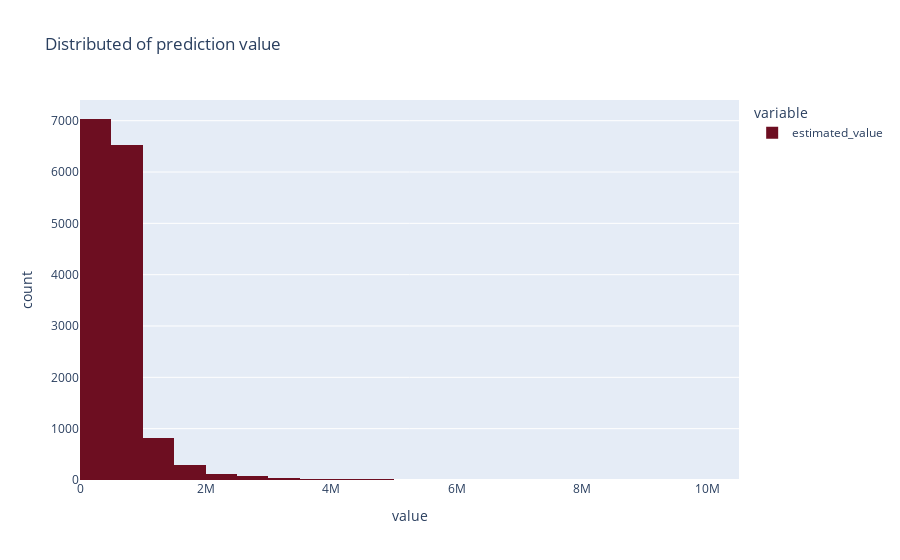

The code cell stored with this chart in its notebook:
### Markdown cell above
### 3.2 Target Distributions

Large of the values focus on `1M` , only 60 values are above `4M` which is the main factor causing the extremely skewness of our data

### Code cell
px.histogram(df.estimated_value, nbins=20, title = 'Distributed of prediction value', color_discrete_sequence=["#6D0E21"])

### Figure 1 — Plotly figure (JSON) as saved in the notebook; plotly's stock layout.template omitted (floating-point values rounded to 4 significant figures; data arrays with more than 128 entries replaced by an {"elided": "..."} marker saying what was removed)
{"data": [{"alignmentgroup": "True", "bingroup": "x", "hovertemplate": "variable=estimated_value<br>value=%{x}<br>count=%{y}<extra></extra>", "legendgroup": "estimated_value", "marker": {"color": "#6D0E21", "pattern": {"shape": ""}}, "name": "estimated_value", "nbinsx": 20, "offsetgroup": "estimated_value", "orientation": "v", "showlegend": true, "type": "histogram", "x": {"elided": "14980 int values"}, "xaxis": "x", "yaxis": "y"}], "layout": {"barmode": "relative", "legend": {"title": {"text": "variable"}, "tracegroupgap": 0}, "title": {"text": "Distributed of prediction value"}, "xaxis": {"anchor": "y", "domain": [0, 1], "title": {"text": "value"}}, "yaxis": {"anchor": "x", "domain": [0, 1], "title": {"text": "count"}}}}
